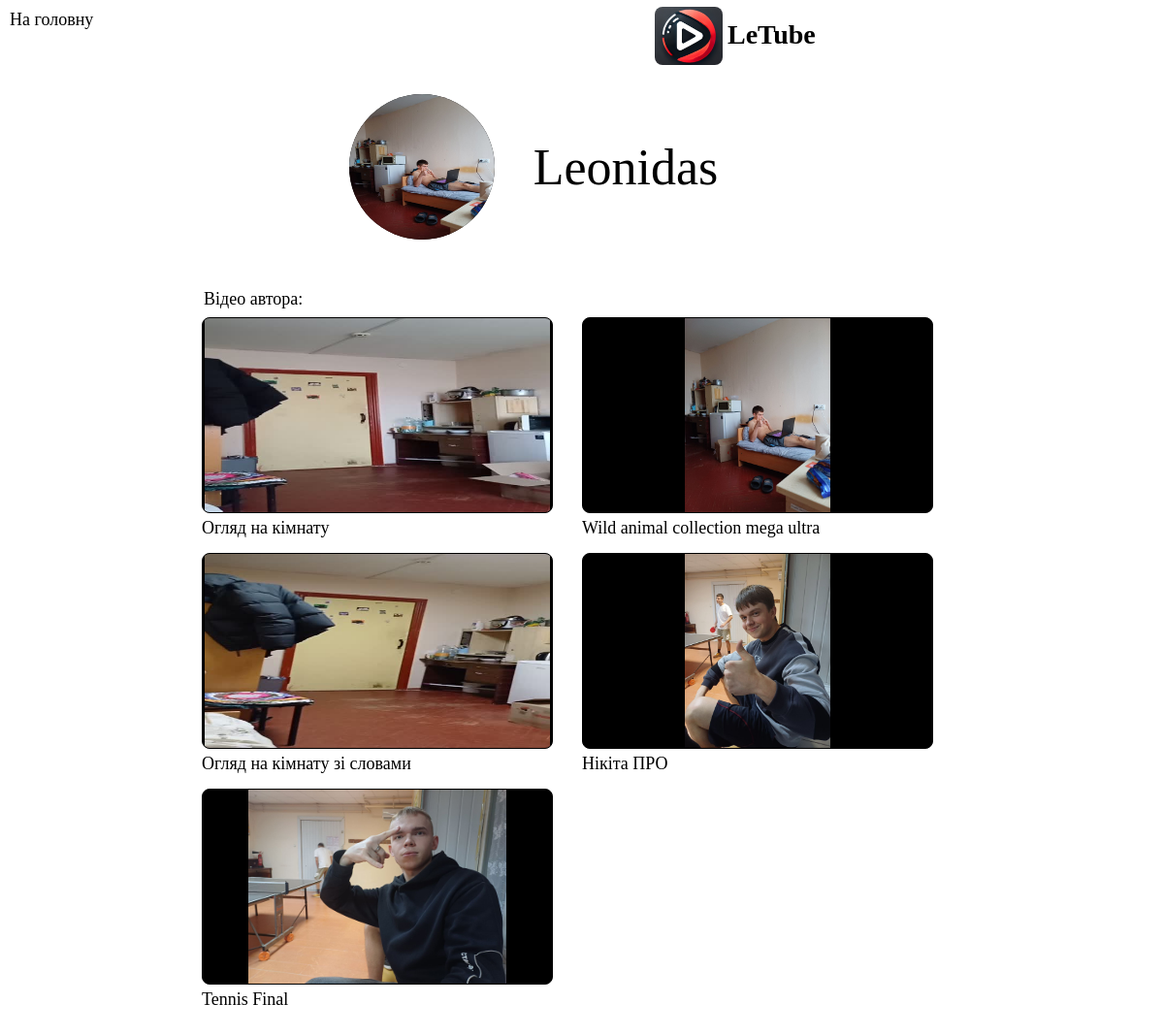
Page /user_page/1/1 on the committed database.
### Create_db.py (models this page shows)
class User(Base):
    __tablename__ = 'users'
    id = Column(Integer, primary_key=True)
    login = Column(String, nullable=False, unique=True)
    password = Column(String, nullable=False)
    nickname = Column(String,nullable=True)
    avatar = Column(Boolean)
    videos = relationship('Video', back_populates='author')
    likes = relationship('Likes', back_populates='user')
    subscribe = relationship('Subscribe', back_populates='user')

class Video(Base):
    __tablename__ = 'videos'
    id = Column(Integer, primary_key=True)
    filename = Column(String, nullable=False)
    user_id = Column(Integer, ForeignKey('users.id'))
    new_filename = Column(String, nullable=True)
    preview = Column(Boolean)
    author = relationship('User', back_populates='videos')
    likes = relationship('Likes', back_populates='video')
    subscribe = relationship('Subscribe', back_populates='video')

### Main.py (the view)
@app.route('/user_page/<int:user_id>/<int:author_id>')
def user_page(user_id,author_id):
    author=session.query(User).filter_by(id=author_id).first()
    videos_names=session.query(Video).filter_by(user_id=author_id).all()
    return render_template('visit_channel.html',user_id=user_id,author_id=author_id,author=author,videos_names=videos_names)

### templates/visit_channel.html (shortened to what this page needs)
<!DOCTYPE html>
<html>
<head>
<link rel="stylesheet" href="/static/visit_channel.css">
</head>
<body >
    <a href="/home/{{user_id_}}">
        <img class="logo" src="/static/WebLogo.png">
        <label class="logoText">LeTube</label>
    </a>
    <br>
    <br>
    <div class="all_content">
    <div class="avatar-container">
        <img class="avatar" src="/static/Avatar/avatar_{{author_id}}.jpg">
        {%if author.nickname%}
        <label>{{author.nickname}}</label>
        {%else%}
        <label>NoName</label>
        {%endif%}
    </div>
    <a href="/home/{{user_id}}" class="home">На головну</a>
</div>
<div class="user_videos">
    {%if videos_names%}
    <p class="line">Відео автора:</p>
    {%endif%}
    <ul class="videopre">
        {%for video in videos_names%}
        <li class="videolink">
            {%if video.preview%}
            <a href="/video/{{ video.id }}/{{ user_id }}">
                <img src="/static/Previews/preview_{{ video.id }}.jpg" alt="Preview Image" class="PreviewImage">
                <a href="/video/{{video.id}}/{{user_id_}}"><div class="filename">{{video.filename}}</div></a>
            </a>
            {%endif%}
        </li>
        <br>
    {%endfor%}
    </ul>
</div>
</body>
</html>

### static/visit_channel.css (style rules this page uses)
a { text-decoration: none; font-size: 18px; color: black; }
.all_content { display: flex; flex-direction: column; align-items: center; margin-top: 50px; }
.avatar { width: 150px; height: 150px; background-color: black; border-radius: 50%; margin-left: -100px; }
.home { position: fixed; left: 10px; top:10px; }
.avatar-container { display: flex; flex-direction: row; align-items: center; gap: 40px; }
label { font-size: 52px; color: black; }
.logo { width: 70px; height: 60px; background-color: transparent; border: 0px; position: absolute; left: 675px; border-radius: 8px; margin: 0; top:7px; }
.logoText { position: absolute; left:750px; top: 20px; color:black; font-weight: bold; font-size: 28px; }
ul { list-style-type: none; padding: 0; margin: 0; }
.videopre { display: flex; flex-direction: row; top: 100px; left:100px; gap: 15px; padding: 80px; padding-left: 200px; flex-wrap: wrap; }
.videolink { display: flex; flex-direction: column; }
.PreviewImage { width: 360px; max-width: 360px; height: 200px; border: 1px solid rgb(0, 0, 0); border-radius: 8px; object-fit: contain; background-color: black; }
.line { position: absolute; left:210px; top:280px; font-size: 18px; }

### rows in the picture
User: nickname "Leonidas"
Video: shows a picture, filename "Огляд на кімнату"
Video: shows a picture, filename "Wild animal collection mega ultra"
Video: shows a picture, filename "Огляд на кімнату зі словами"
Video: shows a picture, filename "Нікіта ПРО"
Video: shows a picture, filename "Tennis Final"
